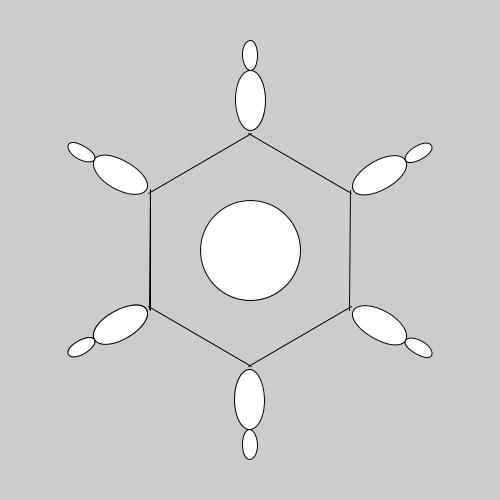
Frame 1 (no input)
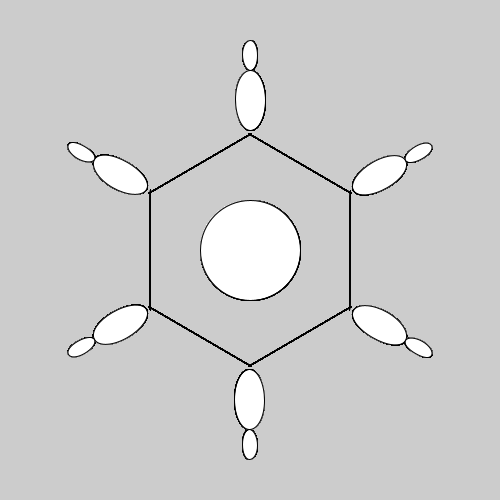
Frame 60 (the mouse pressed at the canvas centre just before this capture)
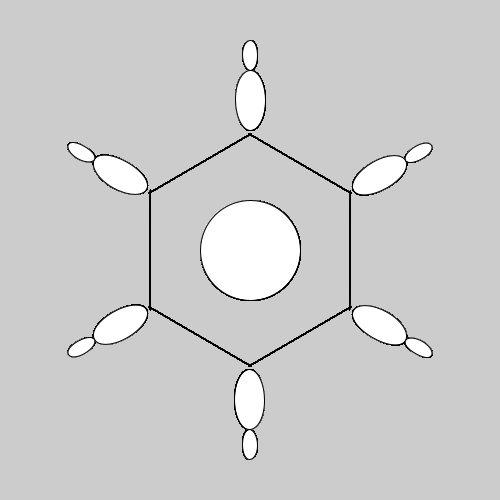
Frame 120 (the mouse held since frame 60 and released just before this capture)

The Processing sketch that drew these frames (run headless with seeded random() and noise(); from frame 60 on, the mouse is pressed at the canvas centre):

// Processing sketch: snowFlake
// ── snowFlake.pde
void setup(){
  size(500,500);
  sx=250; sy=250; sr=100;
}

float sx,sy,sr;

void draw(){
  snowFlake(sx,sy,sr);
}

void snowFlake(float x,float y, float r){
  translate(x,y);
  ellipse(0,0,r,r);
  for(int i=0; i<7; i++){
    line(-r,-r/2-10,-r,r/2+10);
    rotate(radians(60));
  }
  for(int i=0; i<7; i++){
    ellipse(0,r+50,30,60);
    ellipse(0,r+95,15,30);
    rotate(radians(60));
  }
}
